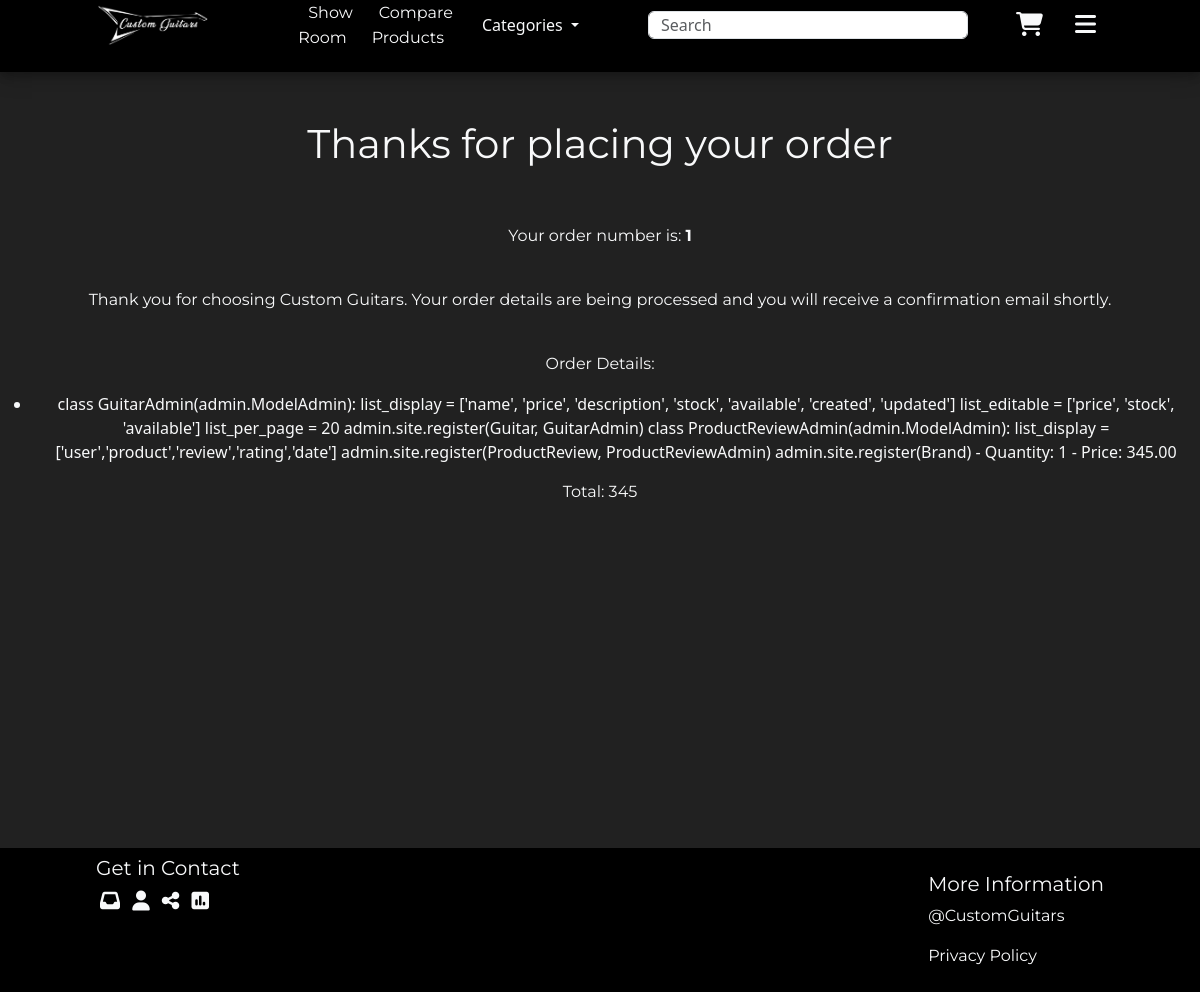
Screenshot of /order/thanks/1/ with the database file from the repository.
### order/models.py (models this page shows, shortened)
class Order(models.Model):
 user = models.ForeignKey(CustomUser, on_delete=models.CASCADE, null=True,)
 token = models.CharField(max_length=250, blank=True)
 total = models.IntegerField(verbose_name='Euro Order Total')
 emailAddress = models.EmailField(max_length=250, blank=True, verbose_name='Email Address')
 created = models.DateTimeField(auto_now_add=True)
 billingName = models.CharField(max_length=250, blank=True)
 billingAddress1 = models.CharField(max_length=250, blank=True)
 billingCity = models.CharField(max_length=250, blank=True)
 billingPostcode = models.CharField(max_length=10, blank=True)
 billingCountry = models.CharField(max_length=200, blank=True)
 shippingName = models.CharField(max_length=250, blank=True)
 shippingAddress1 = models.CharField(max_length=250, blank=True)
 shippingCity = models.CharField(max_length=250, blank=True)
 shippingPostcode = models.CharField(max_length=10, blank=True)
 shippingCountry = models.CharField(max_length=200, blank=True)
 voucher = models.ForeignKey(Voucher,
 related_name='orders',
 null=True,
 blank=True,
 on_delete=models.SET_NULL)
 discount = models.IntegerField(default = 0,
 validators=[MinValueValidator(0),
 MaxValueValidator(100)])

class OrderItem(models.Model):
    product = models.CharField(max_length=250)
    quantity = models.IntegerField()
    price = models.DecimalField(max_digits=10, decimal_places=2, verbose_name='Price')
    order = models.ForeignKey(Order, on_delete=models.CASCADE)
    class Meta:
        db_table = 'OrderItem'

### order/views.py (the view)
# urls.py: path('thanks/<int:order_id>/', views.thanks, name='thanks'),
def thanks(request, order_id):
    customer_order = get_object_or_404(Order, id=order_id)
    sender_order_email(customer_order)
    return render(request, 'thanks.html', {'customer_order': customer_order})

### cart/context_processors.py (called while the page is built)
def counter(request):
    item_count = 0
    if 'admin' in request.path:
        return {}
    else:
        try:
            cart = Cart.objects.filter(cart_id=_cart_id(request))
            cart_items = CartItem.objects.all().filter(cart=cart[:1])
            for cart_item in cart_items:
                item_count += cart_item.quantity
        except Cart.DoesNotExist:
            item_count = 0
    return {'item_count':item_count}

### cart/views.py (called while the page is built)
def _cart_id(request):
    cart = request.session.session_key
    if not cart:
        cart = request.session.create()
    return cart

### order/views.py (called while the page is built)
def sender_order_email(order):
    subject = "Order Confirmation"
    recipient = order.emailAddress
    message = f"Thanks for your order!\n\nOrder Number: {order.id}\nTotal: {order.total}\n\n"
    order_items = order.orderitem_set.all()
    message += "Order Items:\n"
    for item in order_items:
        message += f"Product: {item.product}, Quantity: {item.quantity}\n"
    send_mail(subject, message, settings.EMAIL_HOST_USER, [recipient],fail_silently=False)

### shop/context_processors.py (called while the page is built)
def menu_links(request):
    links = Category.objects.all()
    return{'links':links}

def acount_sidebar(request):
    return {
        'show_account_sidebar': False,
    }

### shop/models.py (called while the page is built)
    def get_absolute_url(self):
        return reverse('shop:products_by_category', args=[self.id])

### order/templates/thanks.html (shortened to what this page needs)
{% extends "base.html" %}
{% load static %}
{% block content %}
<div>
    <div class="text-center text-light">
        <br>
        <br>
        <h1 class="text-center my_title">
            Thanks for placing your order
        </h1>
        <br>
        <br>
        <p>Your order number is: <b>{{ customer_order.id }}</b></p>
        <br>
        <p>
            Thank you for choosing Custom Guitars. Your order details are being processed and you will receive a confirmation email shortly.
        </p>
        <br>
        <p>Order Details:</p>
        <ul>
            {% for item in customer_order.orderitem_set.all %}
                <li>{{ item.product }} - Quantity: {{ item.quantity }} - Price: {{ item.price }}</li>
            {% endfor %}
        </ul>
        <p>Total: {{ customer_order.total }}</p>
    </div>
</div>
<br>
<br>
{% endblock %}

### static/css/custom.css (style rules this page uses)
body { display: flex; flex-direction: column; justify-content: space-between; align-items: center; background-color:#212121; margin-bottom: 20rem; }
html { position: relative; min-height: 100%; }
p { font-family: "Montserrat", sans-serif; font-optical-sizing: auto; font-weight: 400; font-style: normal; }
h1 { font-family: "Montserrat", sans-serif; font-optical-sizing: auto; font-weight: 400; font-style: normal; }

### rows the page displays
Order: id "1", total "345"
OrderItem: product "class GuitarAdmin(admin.ModelAdmin): list_display = ['name', 'price', 'description', 'stock', 'available', 'created', 'updated'] list_editable = ['price', 'stock', 'available'] list_per_page = 20 admin.site.register(Guitar, GuitarAdmin) class ProductReviewAdmin(admin.ModelAdmin): list_display = ['user','product','review','rating','date'] admin.site.register(ProductReview, ProductReviewAdmin) admin.site.register(Brand)", quantity "1", price "345.00"
